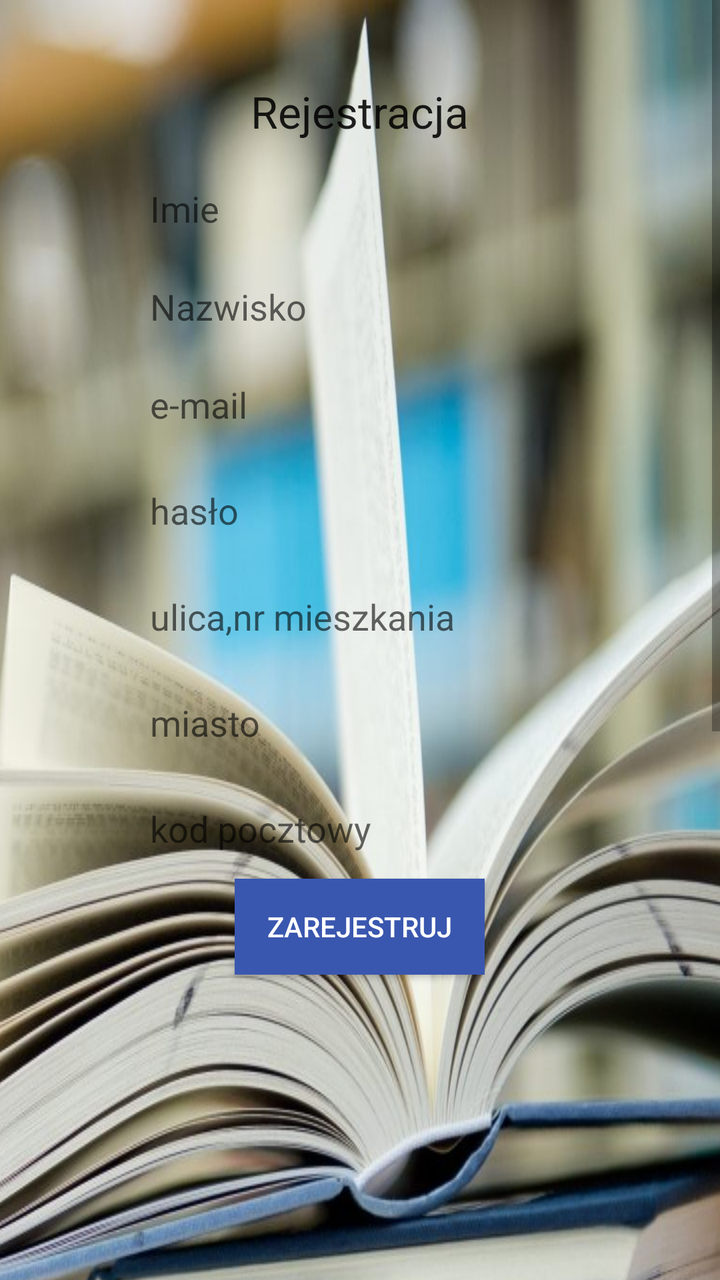
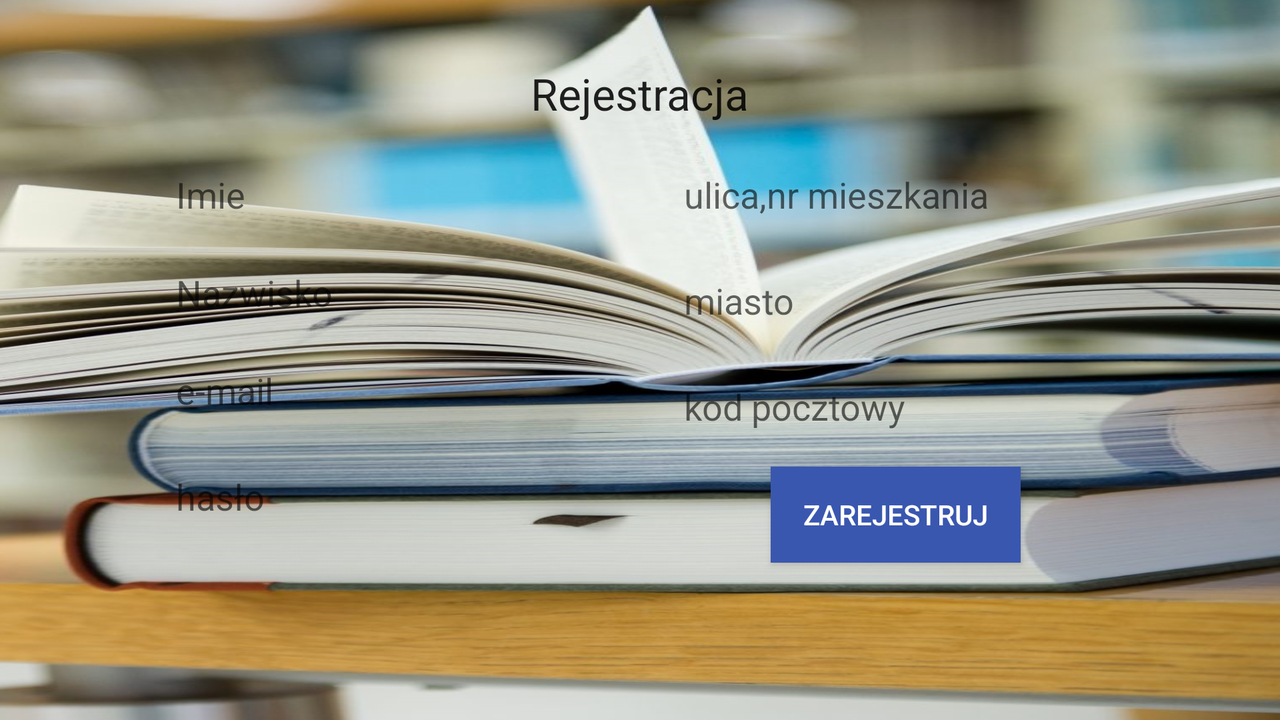

Two renders of one Android screen. The first uses the default layout on a phone; the second uses the alternative layout the repository ships for a different screen configuration, on a matching device. The two XML files are below.
<!-- AndroidManifest.xml: application theme AppTheme -->
<!-- res/layout/activity_register.xml -->
<RelativeLayout xmlns:android="http://schemas.android.com/apk/res/android"
    android:layout_width="match_parent"
    android:layout_height="match_parent">
    <ScrollView
        android:layout_width="wrap_content"
        android:layout_height="wrap_content">
    <RelativeLayout xmlns:android="http://schemas.android.com/apk/res/android"
        android:layout_width="match_parent"
        android:layout_height="match_parent"
        android:background="@drawable/bg">
    <RelativeLayout xmlns:android="http://schemas.android.com/apk/res/android"
        android:layout_width="280dp"
        android:layout_height="482dp"
        android:background="@drawable/edittext_bg"
        android:layout_centerHorizontal="true"
        android:focusableInTouchMode="true"
        android:focusable="true"
        android:layout_marginTop="21dp">
        <TextView
            android:id="@+id/RegisterHeader"
            android:layout_width="wrap_content"
            android:layout_height="wrap_content"
            android:layout_alignParentTop="true"
            android:layout_centerHorizontal="true"
            android:layout_marginTop="20dp"
            android:text="@string/register"
            android:textAppearance="?android:attr/textAppearanceLarge" />

        <EditText
            android:id="@+id/FirstName"
            android:background="@+drawable/edittext_bg"
            android:layout_width="wrap_content"
            android:layout_height="30dp"
            android:layout_below="@+id/RegisterHeader"
            android:layout_centerHorizontal="true"
            android:layout_marginTop="19dp"
            android:ems="10"
            android:hint="@string/FirstName" />

        <EditText
            android:id="@+id/SecondName"
            android:background="@+drawable/edittext_bg"
            android:layout_width="wrap_content"
            android:layout_height="30dp"
            android:layout_below="@+id/FirstName"
            android:layout_centerHorizontal="true"
            android:layout_marginTop="19dp"
            android:ems="10"
            android:hint="@string/SecondName" />

        <EditText
            android:id="@+id/email"
            android:background="@+drawable/edittext_bg"
            android:layout_width="wrap_content"
            android:layout_height="30dp"
            android:layout_below="@+id/SecondName"
            android:layout_alignLeft="@+id/FirstName"
            android:layout_marginTop="19dp"
            android:ems="10"
            android:hint="@string/name" />

        <EditText
            android:id="@+id/password"
            android:background="@+drawable/edittext_bg"
            android:layout_width="wrap_content"
            android:layout_height="30dp"
            android:layout_alignLeft="@+id/FirstName"
            android:layout_below="@+id/email"
            android:layout_marginTop="23dp"
            android:ems="10"
            android:hint="@string/password_hint" />

        <EditText
            android:id="@+id/adres"
            android:background="@+drawable/edittext_bg"
            android:layout_width="wrap_content"
            android:layout_height="30dp"
            android:layout_alignLeft="@+id/FirstName"
            android:layout_below="@+id/password"
            android:layout_marginTop="23dp"
            android:ems="10"
            android:hint="@string/adres" />

        <EditText
            android:id="@+id/city"
            android:background="@+drawable/edittext_bg"
            android:layout_width="wrap_content"
            android:layout_height="30dp"
            android:layout_alignLeft="@+id/FirstName"
            android:layout_below="@+id/adres"
            android:layout_marginTop="23dp"
            android:ems="10"
            android:hint="@string/city" />

        <EditText
            android:id="@+id/postal_code"
            android:background="@+drawable/edittext_bg"
            android:layout_width="wrap_content"
            android:layout_height="30dp"
            android:layout_alignLeft="@+id/FirstName"
            android:layout_below="@+id/city"
            android:layout_marginTop="23dp"
            android:ems="10"
            android:hint="@string/postal_code" />
        <Button
            android:id="@+id/RegisterButton"
            android:background="@color/blue"
            android:textColor="@color/white"
            android:textColorHighlight="@color/white"
            android:layout_marginTop="10dp"
            android:layout_width="125dp"
            android:layout_height="wrap_content"
            android:layout_centerHorizontal="true"
            android:layout_below="@+id/postal_code"
            android:layout_centerVertical="true"
            android:text="@string/toregister"/>
    </RelativeLayout>
</RelativeLayout>
    </ScrollView>
</RelativeLayout>
<!-- resources referenced by this layout -->
<resources>
  <color name="blue">#3a57af</color>
  <color name="white">#ffffff</color>
  <!-- drawable bg: jpg bitmap (drawable, 875298 bytes) -->
  <string name="FirstName">Imie</string>
  <string name="SecondName">Nazwisko</string>
  <string name="adres">ulica,nr mieszkania</string>
  <string name="city">miasto</string>
  <string name="name">e-mail</string>
  <string name="password_hint">hasło</string>
  <string name="postal_code">kod pocztowy</string>
  <string name="register">Rejestracja</string>
  <string name="toregister">Zarejestruj</string>
  <style name="AppTheme" parent="Theme.AppCompat.Light.NoActionBar">
          <item name="colorPrimary">@color/primary</item>
          <item name="colorPrimaryDark">@color/primary_dark</item>
          <item name="colorAccent">@color/accent</item>
          <item name="android:windowBackground">@color/windowBackground</item>
      </style>
  <color name="primary">#8BC34A</color>
  <color name="primary_dark">#689F38</color>
  <color name="accent">#4CAF50</color>
  <color name="windowBackground">#DDD</color>
</resources>
<!-- res/layout-land/activity_register.xml (the repository's variant of the layout above) -->
<!-- drawn on the phone turned sideways -->
<RelativeLayout xmlns:android="http://schemas.android.com/apk/res/android"
    android:layout_width="match_parent"
    android:layout_height="match_parent"
    android:background="@drawable/bg">
    <RelativeLayout xmlns:android="http://schemas.android.com/apk/res/android"
        android:layout_width="500dp"
        android:layout_height="288dp"
        android:background="@drawable/edittext_bg"
        android:layout_centerHorizontal="true"
        android:layout_marginTop="12dp">
        <TextView
            android:id="@+id/RegisterHeader"
            android:layout_width="wrap_content"
            android:layout_height="wrap_content"
            android:layout_alignParentTop="true"
            android:layout_centerHorizontal="true"
            android:layout_marginTop="20dp"
            android:text="@string/register"
            android:textAppearance="?android:attr/textAppearanceLarge" />

        <EditText
            android:id="@+id/FirstName"
            android:background="@+drawable/edittext_bg"
            android:layout_width="wrap_content"
            android:layout_height="30dp"
            android:layout_marginTop="21dp"
            android:ems="10"
            android:hint="@string/FirstName"
            android:layout_below="@+id/RegisterHeader"

            android:layout_marginLeft="18dp"/>

        <EditText
            android:id="@+id/SecondName"
            android:background="@+drawable/edittext_bg"
            android:layout_width="wrap_content"
            android:layout_height="30dp"
            android:layout_below="@+id/FirstName"
            android:layout_alignLeft="@+id/FirstName"
            android:layout_marginTop="19dp"
            android:ems="10"
            android:hint="@string/SecondName" />

        <EditText
            android:id="@+id/email"
            android:background="@+drawable/edittext_bg"
            android:layout_width="wrap_content"
            android:layout_height="30dp"
            android:layout_below="@+id/SecondName"
            android:layout_alignLeft="@+id/FirstName"
            android:layout_marginTop="19dp"
            android:ems="10"
            android:hint="@string/name"/>

        <EditText
            android:id="@+id/password"
            android:background="@+drawable/edittext_bg"
            android:layout_width="wrap_content"
            android:layout_height="30dp"
            android:layout_alignLeft="@+id/FirstName"
            android:layout_below="@+id/email"
            android:layout_marginTop="23dp"
            android:ems="10"
            android:hint="@string/password_hint"/>

        <EditText
            android:id="@+id/adres"
            android:background="@+drawable/edittext_bg"
            android:layout_width="wrap_content"
            android:layout_height="30dp"
            android:layout_alignParentRight="true"
            android:layout_alignTop="@id/FirstName"
            android:ems="10"
            android:hint="@string/adres"
            android:inputType="textPassword"

            android:layout_marginRight="18dp"/>

        <EditText
            android:id="@+id/city"
            android:background="@+drawable/edittext_bg"
            android:layout_width="wrap_content"
            android:layout_height="30dp"
            android:layout_alignLeft="@+id/adres"
            android:layout_below="@+id/adres"
            android:layout_marginTop="23dp"
            android:ems="10"
            android:hint="@string/city" />

        <EditText
            android:id="@+id/postal_code"
            android:background="@+drawable/edittext_bg"
            android:layout_width="wrap_content"
            android:layout_height="30dp"
            android:layout_alignLeft="@+id/adres"
            android:layout_below="@+id/city"
            android:layout_marginTop="23dp"
            android:ems="10"
            android:hint="@string/postal_code" />

        <Button
            android:id="@+id/RegisterButton"
            android:background="@color/blue"
            android:textColor="@color/white"
            android:textColorHighlight="@color/white"
            android:layout_width="125dp"
            android:layout_height="wrap_content"
            android:text="@string/toregister"
            android:layout_alignTop="@+id/password"
            android:layout_toRightOf="@+id/RegisterHeader"
            android:layout_toEndOf="@+id/RegisterHeader"
            android:layout_marginLeft="11dp"
            android:layout_marginStart="11dp" />


    </RelativeLayout>
</RelativeLayout>
